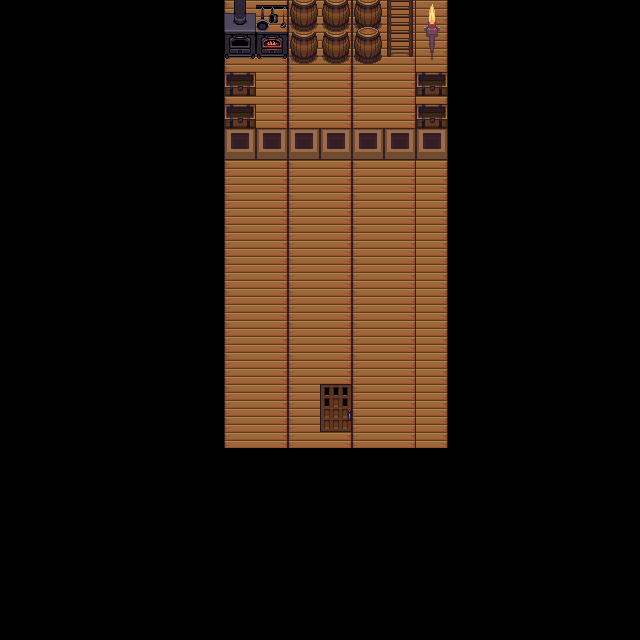

Tiled map render using the project's own tile images. Description and the map definition, with tile-layer contents summarised, below:
An orthogonal 20x20 tile map with 32x32 px tiles, 3 tile layers (Background, Foreground, Top), 3 tilesets and 6 objects (4x blocker, portal).

<map version="1.0" orientation="orthogonal" renderorder="right-down" width="20" height="20" tilewidth="32" tileheight="32">
 <tileset firstgid="1" name="terrain_atlas" tilewidth="32" tileheight="32">
  <image source="terrain_atlas.png" width="1024" height="1024" />
 </tileset>
 <tileset firstgid="1025" name="meta_tiles" tilewidth="32" tileheight="32">
  <image source="meta_tiles.png" width="67" height="34" />
 </tileset>
 <tileset firstgid="1027" name="base_out_atlas" tilewidth="32" tileheight="32">
  <image source="base_out_atlas.png" width="1024" height="1024" />
 </tileset>
 <layer name="Background" width="20" height="20">
  <data>[400 cells, 98 non-empty, 2 distinct tile ids]</data>
 </layer>
 <layer name="Foreground" width="20" height="20">
  <data>[400 cells, 25 non-empty, 11 distinct tile ids]</data>
 </layer>
 <layer name="Top" width="20" height="20">
  <data>[400 cells, 4 non-empty, 4 distinct tile ids]</data>
 </layer>
 <objectgroup name="Collision">
  <object name="blocker" x="229" y="146" width="222" height="30" />
  <object name="blocker" x="449" y="-4" width="29" height="447" />
  <object name="blocker" x="190" y="-2" width="33" height="449" />
  <object name="blocker" x="194" y="449" width="287" height="24" />
  <object x="473" y="221" width="1" height="2" />
  <object name="portal" x="321" y="418" width="31" height="26">
   <properties>
    <property name="goto" value="forest.tmx" />
    <property name="song" value="intro" />
   </properties>
  </object>
 </objectgroup>
</map>
